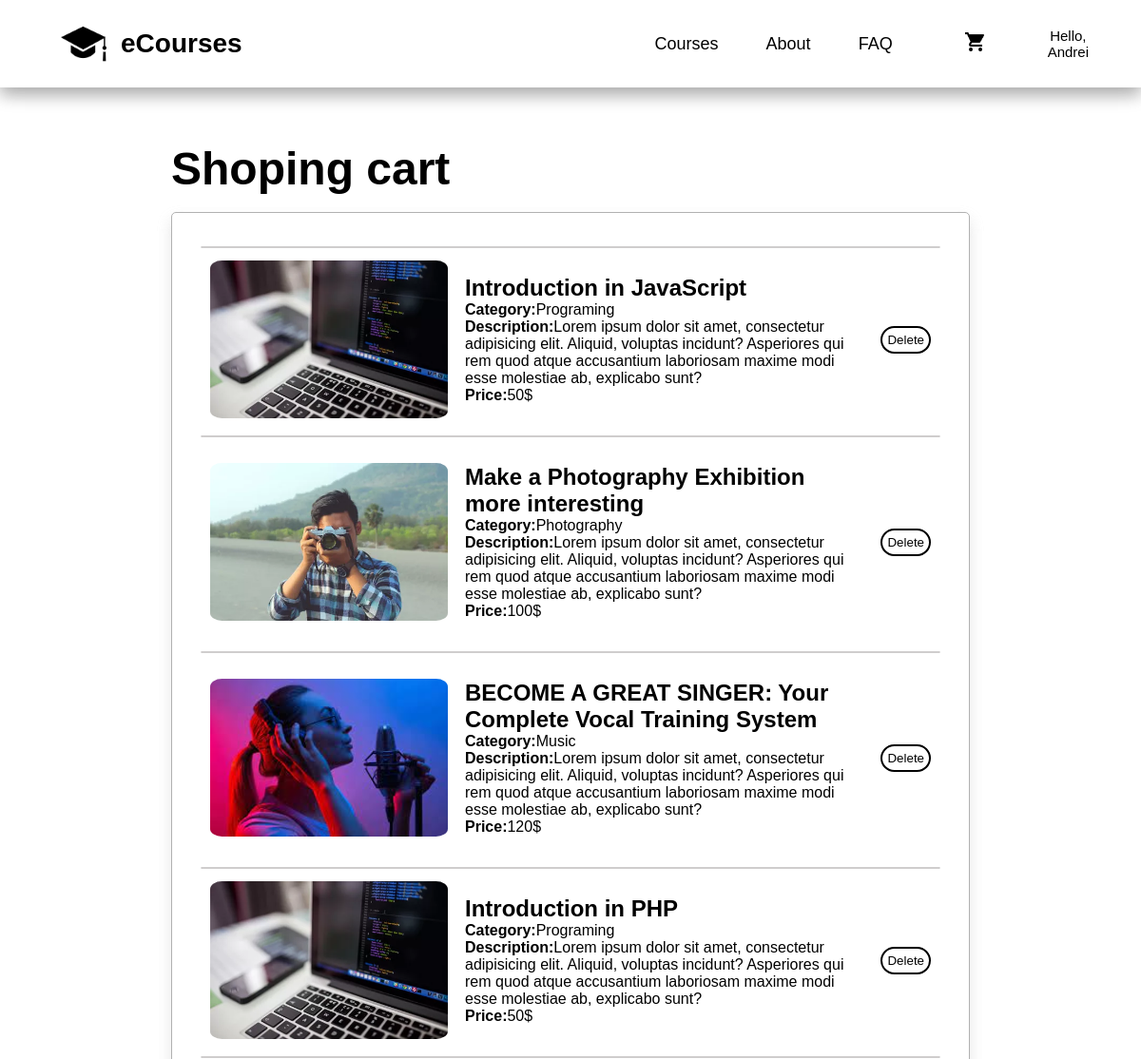
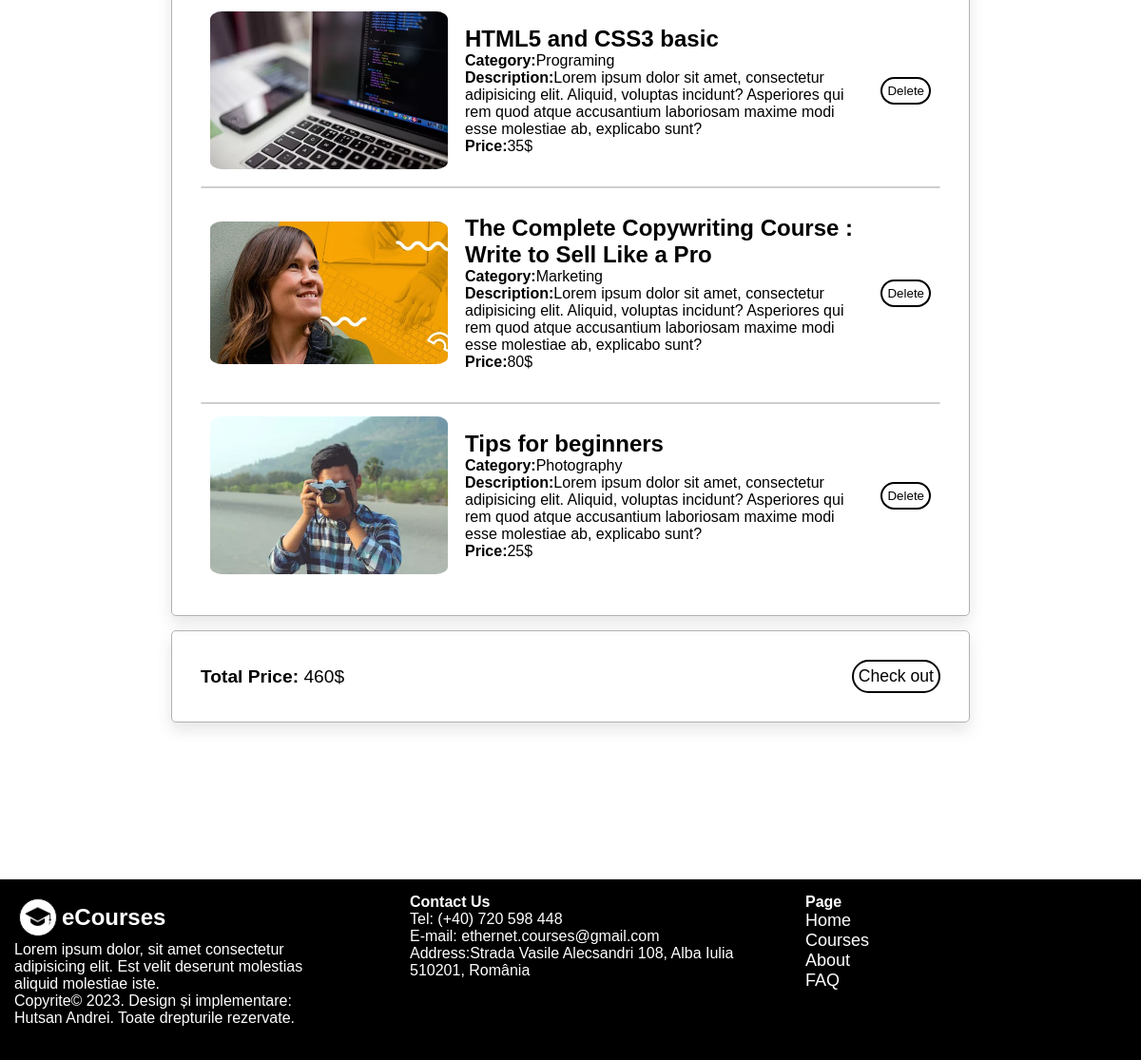
Page /cart.php (signed in) on the committed database (2 pictures, top to bottom).
### tables this page shows
CREATE TABLE `cart` (
  `id` int NOT NULL,
  `name` varchar(100) NOT NULL,
  `categorie` varchar(45) NOT NULL,
  `price` int NOT NULL,
  `description` varchar(500) NOT NULL,
  `images` varchar(100) NOT NULL
);

### cart.php (the view, shortened to what this page needs)
<!DOCTYPE html>
<html lang="en">
  <head>
    <link rel="stylesheet" href="style/cart-style.css" />
  </head>
  <body>
    <header>
      <nav class="navbar">
        <div class="bar-logo">
          <img src="icons/logo.png" alt="logo" />
          <a href="index.php#home">eCourses</a>
        </div>
        <ul class="nav-menu">
          <li class="nav-item">
            <a href="courses.php" class="nav-link">Courses</a>
          </li>
          <li class="nav-item">
            <a href="index.php#about" class="nav-link">About</a>
          </li>
          <li class="nav-item">
            <a href="faq.php#faq" class="nav-link">FAQ</a>
          </li>
          <li class="nav-item">
            <a href="#cart" name="cart" class="nav-link">
              <img src="icons/cart.png" alt="cart" class="nav-link"
            /></a>
          </li>
          <?php
            if (!isset($_SESSION['email'])) {
                echo "<li class=\"nav-item\">
                <a href=\"login.php\" class=\"nav-link\" id=\"login\">Log in</a></li>";
            }else {
                $name = $_SESSION['name'];
                echo "<li class=\"nav-item\">
                <a href=\"#\" class=\"nav-link\" id=\"log-nav\">Hello,<br />".$name."</a>
                <div class=\"dropdown-content\">
                    <form action=\"\" method=\"POST\">
                    <input id=\"logout\" type=\"submit\" name=\"logout\" value=\"Log out\" />
                    </form>
                </div>
                </li>";
            }
          ?>
        </ul>
      </nav>
    </header>
    <div class="container">
        <div class="info">
            <h1>Shoping cart</h1> <br/>
            <div class="cart_course">
                <?php
                    require("mysql.php");
                            $date = $conexiune->query("SELECT * FROM cart");
                            while($info = mysqli_fetch_array($date)){
                                echo "<article>";
                                echo " <hr>";
                                echo "<article class=\"course\">";
                                        echo "<img src=".$info["images"]." />";
                                    echo " <div class=\"description\">";
                                            echo "<h1>".$info["name"]."</h1>";
                                            echo "<p><span>Category:</span>".$info["categorie"]."</p>";
                                            echo "<p id=\"desc\"><span>Description:</span>".$info["description"]."</p>";
                                            echo "<p><span>Price:</span>".$info["price"]."$</p>";
                                    echo "</div>";
                                    echo "<form action=\"delete.php?id=".$info["id"]."\" method=\"POST\">
                                    <input id=\"del_but\" type=\"submit\" name=\"delete\" value=\"Delete\" />
                                  </form>";
                                echo "</article>";
                                echo "</article>";
                            }
                        ?>
            </div>
            <?php
            require("mysql.php");
            $sql = "SELECT SUM(price) AS total FROM cart";
            $result = mysqli_query($conexiune, $sql);
                if (mysqli_num_rows($result) == 1) {
                    $row = mysqli_fetch_assoc($result);
                    $total = $row['total'];
                   echo " <div class=\"total-price\">
                    <p><span>Total Price: </span>".$total."$</p>
                    <button>Check out</button>
                </div>";
                } else {
                    echo "Eroare la executarea interogării: " . mysqli_error($conexiune);
                }
            ?>
        </div>
    </div>
    <footer class="footer">
      <div class="row">
        <article class="company-descrip">
          <div class="logo-name">
            <img src="icons/logo.png" alt="footer-logo" />
            <h1>eCourses</h1>
          </div>
          <p>
            Lorem ipsum dolor, sit amet consectetur adipisicing elit. Est velit
            deserunt molestias aliquid molestiae iste.
          </p>
          <p>
            Copyrite© 2023. Design și implementare: Hutsan Andrei. Toate
            drepturile rezervate.
          </p>
        </article>
        <article class="contactUs">
          <h4 class="item-title">Contact Us</h4>
          <div class="contact-address">
            <p>Tel: (+40) 720 598 448</p>
            <p>E-mail: ethernet.courses@gmail.com</p>
            <p>
              Address:Strada Vasile Alecsandri 108, Alba Iulia 510201, România
            </p>
          </div>
        </article>
        <article class="item-list">
          <h4 class="item-title">Page</h4>
          <ul>
            <li><a href="index.php#home">Home</a></li>
            <li><a href="courses.php">Courses</a></li>
            <li><a href="index.php#about">About</a></li>
            <li><a href="faq.php">FAQ</a></li>
          </ul>
        </article>
      </div>
    </footer>
  </body>
</html>

### style/cart-style.css (style rules this page uses)
* { margin: 0; padding: 0; font-family: "Montserrat", sans-serif; }
body { overflow-x: hidden; }
header { position: fixed; top: 0; background-color: #fff; width: 100%; margin: 0px; box-shadow: 0 8px 16px 0 rgba(0, 0, 0, 0.2), 0 6px 20px 0 rgba(0, 0, 0, 0.19); }
.navbar { min-height: 50px; display: flex; justify-content: space-between; align-items: center; padding: 0 24px; }
.bar-logo { width: auto; margin: 0px; display: flex; align-items: center; justify-content: space-between; }
.bar-logo > img { display: block; margin-left: 25px; padding: 15px; max-width: 48px; }
.bar-logo > a { text-decoration: none; color: #000000; font-weight: bold; font-size: 28px; }
header nav ul { list-style-type: none; display: flex; justify-content: space-between; align-items: center; gap: 20px; }
nav ul li { padding: 15px; }
.nav-item img { margin-left: 25px; max-width: 20px; border: 1px solid transparent; background-color: transparent; }
.nav-link { text-decoration: none; color: #000; font-size: 18px; transition: 0.7s ease; }
#log-nav { display: inline-block; color: #000; font-size: 15px; text-align: center; padding: 14px 16px; text-decoration: none; }
li.nav-item { display: inline-block; }
.container { margin: 150px auto; display: flex; align-items: center; justify-content: center; }
.info { width: 70%; display: flex; flex-direction: column; }
.info h1 { font-size: 3rem; }
.cart_course { border: 1px solid #b1b1b1; border-radius: 5px; padding: 30px; box-shadow: 0 8px 16px 0 rgba(190, 190, 190, 0.2), 0 8px 16px 0 rgba(190, 190, 190, 0.2); }
.course { padding: 10px; display: flex; align-items: center; justify-content: space-between; }
hr { margin-top: 5px; border: 1px solid #cfcdcd; border-radius: 20px; }
.course > img { max-width: 250px; min-height: 150px; border-radius: 5%; }
.description { height: 100%; padding: 18px; display: flex; flex-direction: column; align-items: baseline; justify-content: space-between; }
.description > h1 { font-size: 1.5rem; }
.description p span { font-weight: bold; }
#del_but { background-color: transparent; margin: 10px 0px; color: #000; border: 2px solid #000; border-radius: 20px; padding: 5px; transition-duration: 0.4s; }
.total-price { margin: 15px 0px; display: flex; align-items: center; justify-content: space-between; border: 1px solid #b1b1b1; border-radius: 5px; padding: 30px; box-shadow: 0 8px 16px 0 rgba(190, 190, 190, 0.2), 0 8px 16px 0 rgba(190, 190, 190, 0.2); }
.total-price > p { font-size: 1.2rem; }
.total-price > p > span { font-weight: bold; }
.total-price > button { background-color: transparent; color: #000; font-size: 1.1rem; border: 2px solid #000; border-radius: 20px; padding: 5px; transition-duration: 0.4s; }
.footer { width: 100%; background-color: #000; }
.footer div.row { display: grid; grid-template-columns: 33% 33% 33%; grid-template-rows: 33% 33% 33%; grid-column-gap: 20px; color: #ffffff; }
.footer article { padding: 15px; margin: 0px 20px 20px 0px; }
.logo-name { display: flex; align-items: center; margin: 5px; }
.logo-name > img { margin-right: 5px; max-width: 28px; background-color: #fff; border: 1px solid #111; border-radius: 50%; padding: 5px; }
.item-list > ul { list-style-type: none; }
.item-list > ul > li > a { text-decoration: none; color: #ffffff; font-size: 18px; transition-duration: 2s; }

### rows in the picture
cart: images (picture), name "Introduction in JavaScript", categorie "Programing", description "Lorem ipsum dolor sit amet, consectetur adipisicing elit. Aliquid, voluptas incidunt? Asperiores qui rem quod atque accusantium laboriosam maxime modi esse molestiae ab, explicabo sunt?", price "50"
cart: images (picture), name "Make a Photography Exhibition more interesting", categorie "Photography", description "Lorem ipsum dolor sit amet, consectetur adipisicing elit. Aliquid, voluptas incidunt? Asperiores qui rem quod atque accusantium laboriosam maxime modi esse molestiae ab, explicabo sunt?", price "100"
cart: images (picture), name "BECOME A GREAT SINGER: Your Complete Vocal Training System", categorie "Music", description "Lorem ipsum dolor sit amet, consectetur adipisicing elit. Aliquid, voluptas incidunt? Asperiores qui rem quod atque accusantium laboriosam maxime modi esse molestiae ab, explicabo sunt?", price "120"
cart: images (picture), name "Introduction in PHP", categorie "Programing", description "Lorem ipsum dolor sit amet, consectetur adipisicing elit. Aliquid, voluptas incidunt? Asperiores qui rem quod atque accusantium laboriosam maxime modi esse molestiae ab, explicabo sunt?", price "50"
cart: images (picture), name "HTML5 and CSS3 basic", categorie "Programing", description "Lorem ipsum dolor sit amet, consectetur adipisicing elit. Aliquid, voluptas incidunt? Asperiores qui rem quod atque accusantium laboriosam maxime modi esse molestiae ab, explicabo sunt?", price "35"
cart: images (picture), name "The Complete Copywriting Course : Write to Sell Like a Pro", categorie "Marketing", description "Lorem ipsum dolor sit amet, consectetur adipisicing elit. Aliquid, voluptas incidunt? Asperiores qui rem quod atque accusantium laboriosam maxime modi esse molestiae ab, explicabo sunt?", price "80"
cart: images (picture), name "Tips for beginners", categorie "Photography", description "Lorem ipsum dolor sit amet, consectetur adipisicing elit. Aliquid, voluptas incidunt? Asperiores qui rem quod atque accusantium laboriosam maxime modi esse molestiae ab, explicabo sunt?", price "25"

### other values in the picture
$name "Andrei"
$total "460"
